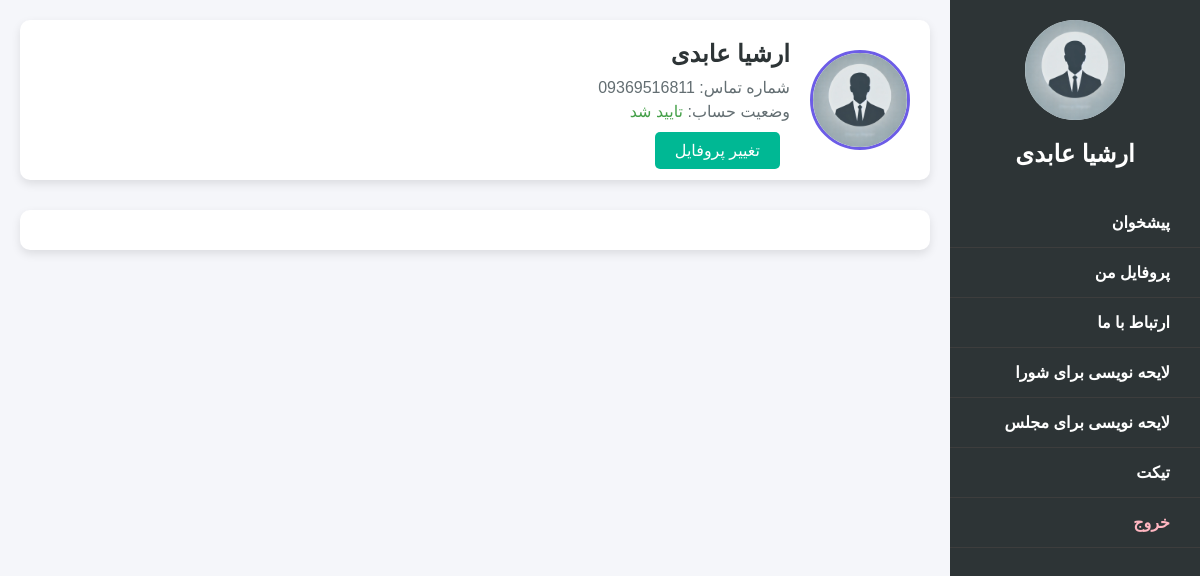
/pannel/profile/ (signed in), run on the app's committed database.
### myapp/models.py (models this page shows, shortened)
class UserAccount(AbstractBaseUser):
    phone_number = models.CharField(max_length=15, default='0000000000', unique=True, verbose_name="شماره تلفن")
    name = models.CharField(max_length=100, verbose_name="نام")
    family = models.CharField(max_length=100, verbose_name="نام خانوادگی")
    state = models.CharField(max_length=150, blank=True, null=True, verbose_name="استان")
    city = models.CharField(max_length=150, blank=True, null=True, verbose_name="شهر")
    address = models.CharField(max_length=150, blank=True, null=True, verbose_name="آدرس")
    birth_date = models.DateField(blank=True, null=True, verbose_name="تاریخ تولد")
    id_card = models.ImageField(upload_to='id_cards/', blank=True, null=True, verbose_name="کارت ملی")
    national_code = models.CharField(max_length=100, blank=True, null=True, verbose_name="کدملی")
    selfie = models.ImageField(upload_to='selfie/', blank=True, null=True, verbose_name="عکس سلفی")
    profile_picture = models.ImageField(upload_to='profile_pictures', blank=True, null=True, verbose_name="عکس پروفایل")
    registration_date = models.DateTimeField(default=timezone.now, verbose_name="سال ساخت اکانت")
    verification_code = models.CharField(max_length=6, blank=True, null=True, verbose_name="کد وریفای")
    is_phone_verified = models.BooleanField(default=False, verbose_name="تایید شماره تلفن")
    is_active = models.BooleanField(default=False, verbose_name="فعال سازی حساب")
    STATUS = [
        ("1", "وریفای نشده"),
        ("2", "درحال بررسی"),
        ("3", "نیاز به تغییرات"),
        ("4", "وریفای شده"),
    ]
    is_verified = models.CharField(choices=STATUS, default="1", max_length=30, verbose_name="وضعیت وریفای حساب")
    is_staff = models.BooleanField(default=False, verbose_name="ادمین")
    objects = UserManager()
    USERNAME_FIELD = 'phone_number'  # شماره تلفن به عنوان نام کاربری
    REQUIRED_FIELDS = ['name', 'family', 'birth_date', 'national_code']
    class Meta:
        verbose_name = "کاربر ها"
        verbose_name_plural = "کاربر ها"

### myapp/views.py (the view)
# urls.py: path('pannel/profile/', views.profile, name='profile'),
@login_required
def profile(request):
    if request.method == 'POST':
        form = CompleteProfileForm(request.POST, request.FILES, instance=request.user)
        if form.is_valid():
            if request.user.is_verified == "1" or request.user.is_verified == "3":
                request.user.is_verified = "2"
            else:
                request.user.is_verified = "4"
            password = form.cleaned_data.get('password')
            if password:
                request.user.set_password(password)  # به روز رسانی پسورد
            form.save()
            request.user.save()
            update_session_auth_hash(request, request.user)
            return redirect('profile')  # Redirect after saving
    else:
        form = CompleteProfileForm(instance=request.user)
    return render(request, 'pannel/profile.html', {'form': form})

### myapp/templates/pannel/profile.html (shortened to what this page needs)
<!DOCTYPE html>
<html lang="fa">
<head>
    {% load static %}
    <link rel="stylesheet" href="https://unpkg.com/ionicons@4.5.10-0/dist/css/ionicons.min.css">
</head>
<body>
{% include 'pannel/menu.html' %}
<main class="main-content">
    <div class="user-profile">
        {% if user.profile_picture %}
            <img src="{{ user.profile_picture.url }}" alt="Profile Picture">
        {% else %}
            <img src="{% static 'images/dprofile.webp' %}" alt="Default Profile Picture">
        {% endif %}
        <div class="user-details">
            <h2>{{ user.name }} {{ user.family }}</h2>
            <p>شماره تماس: {{ user.phone_number }}</p>
            {% if  user.is_verified == "4" %}
                <p>وضعیت حساب: <span style="color: #45a049">تایید شد</span></p>
            {% endif %}
            <div class="buttons">
                    <a onclick="document.getElementById('compelet_profile').style.display='block'">تغییر پروفایل</a>
            </div>
        </div>
    </div>
    <div class="user-profile">
    </div>
</main>
</body>
</html>

### myapp/templates/pannel/menu.html (shortened to what this page needs)
{% load static %}
<aside class="sidebar" id="sidebar">
    <div class="profile-pic">
        {% if user.profile_picture %}
            <img src="{{ user.profile_picture.url }}" alt="Profile Picture">
        {% else %}
            <img src="{% static 'images/dprofile.webp' %}" alt="Default Profile Picture">
        {% endif %}
    </div>
    <h2>{{ user.name }} {{ user.family }}</h2>
    <ul>
        <li>
            <a href="{% url 'home' %}">
                <span>پیشخوان</span>
            </a>
        </li>
        <li>
            <a href="{% url 'profile' %}">
                <span>پروفایل من</span>
            </a>
        </li>
        <li>
            <a href="{% url 'contact-us' %}">
                <span>ارتباط با ما</span>
            </a>
        </li>
        <li>
            <a href="{% url 'app1:council' user_id=user.id %}">
                <span>لایحه نویسی برای شورا</span>
            </a>
        </li>
        <li>
            <a href="{% url 'app1:assembly' user_id=user.id %}">
                <span>لایحه نویسی برای مجلس</span>
            </a>
        </li>
        <li>
            <a href="{% url 'tickets:ticket_list' %}">
                <span>تیکت</span>
            </a>
        </li>
        <li>
            <a href="{% url 'logout' %}" style="color: lightpink;">
                <span>خروج</span>
            </a>
        </li>
    </ul>
</aside>

### myapp/templates/pannel/profile.html (style rules this page uses)
* { margin: 0; padding: 0; box-sizing: border-box; }
body { font-family: 'Arial', sans-serif; background-color: #f5f6fa; direction: rtl; display: flex; height: 100vh; }
.main-content { margin-right: 250px; padding: 20px; width: 100%; transition: margin-right 0.3s; }
.user-profile { display: flex; align-items: center; background-color: #ffffff; padding: 20px; border-radius: 10px; box-shadow: 0 4px 10px rgba(0, 0, 0, 0.1); margin-bottom: 30px; }
.user-profile img { width: 100px; height: 100px; border-radius: 50%; margin-left: 20px; border: 3px solid #6c5ce7; }
.user-details { flex: 1; }
.user-details h2 { color: #2d3436; margin-bottom: 10px; }
.user-details p { font-size: 16px; color: #636e72; margin-bottom: 5px; }
.buttons { margin-top: 20px; }
.buttons a { background-color: #00b894; color: #ffffff; padding: 10px 20px; border-radius: 5px; text-decoration: none; margin-right: 10px; transition: background-color 0.3s ease; }
ul { list-style-type: none; }

### myapp/templates/pannel/menu.html (style rules this page uses)
body { font-family: Arial, sans-serif; direction: rtl; text-align: right; margin: 0; padding: 0; }
.sidebar { width: 250px; background-color: #2d3436; color: #fff; display: flex; flex-direction: column; align-items: center; padding-top: 20px; position: fixed; height: 100%; transition: transform 0.3s ease-in-out; z-index: 2; }
.sidebar h2 { margin-bottom: 30px; }
.profile-pic { width: 100px; height: 100px; border-radius: 50%; background-color: #dfe6e9; overflow: hidden; margin-bottom: 20px; }
.profile-pic img { width: 100%; height: 100%; object-fit: cover; }
.sidebar ul { list-style: none; width: 100%; }
.sidebar ul li a { padding: 15px 20px; display: flex; align-items: center; cursor: pointer; border-bottom: 1px solid #3d3d3d; transition: background 0.3s; text-decoration: none; color: white; font-weight: 600; }
.sidebar ul li span { flex: 1; }

### data on the page
UserAccount: name "ارشیا", family "عابدی", phone_number "09369516811"
